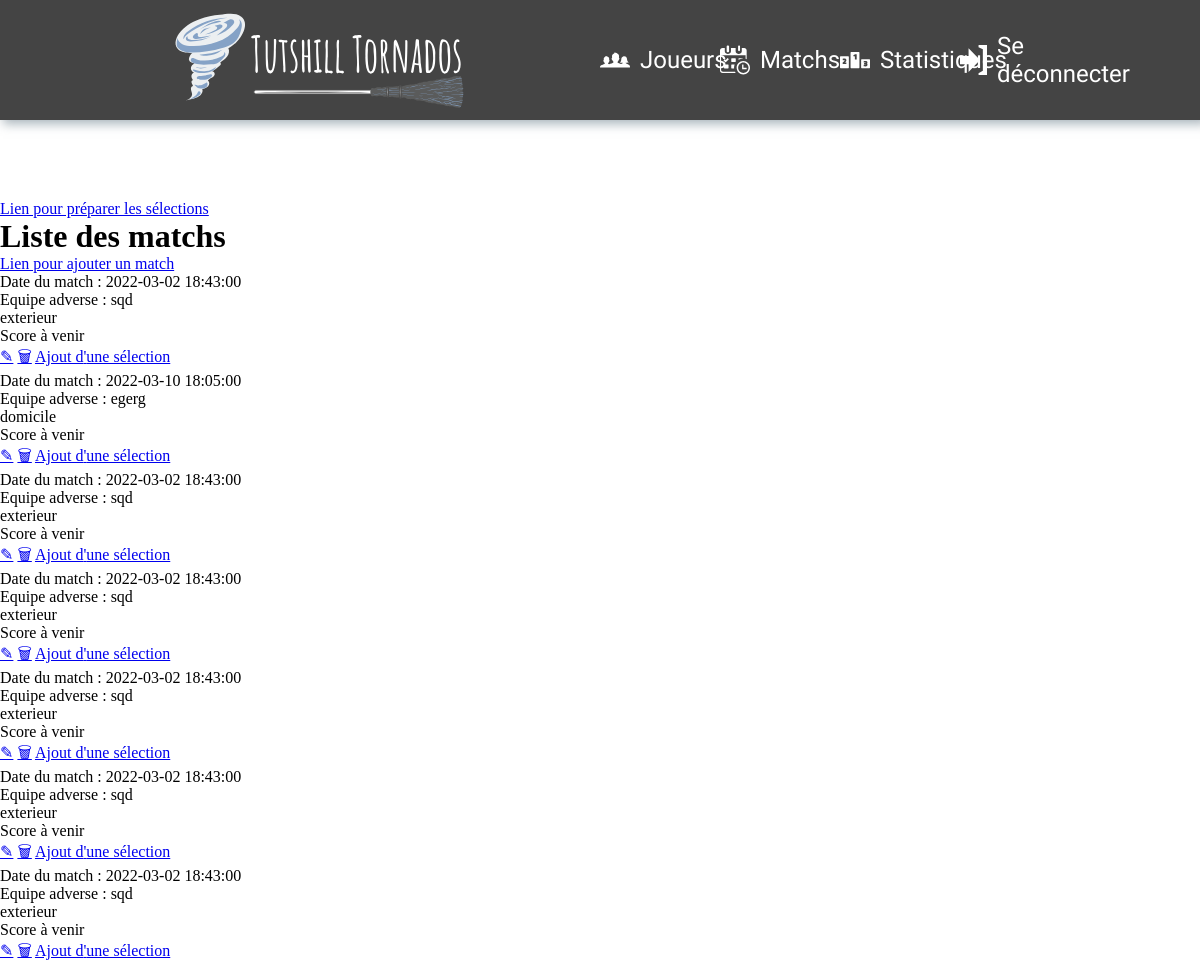
/html-php/match/matchs.php, run on an earlier commit of the app's database.
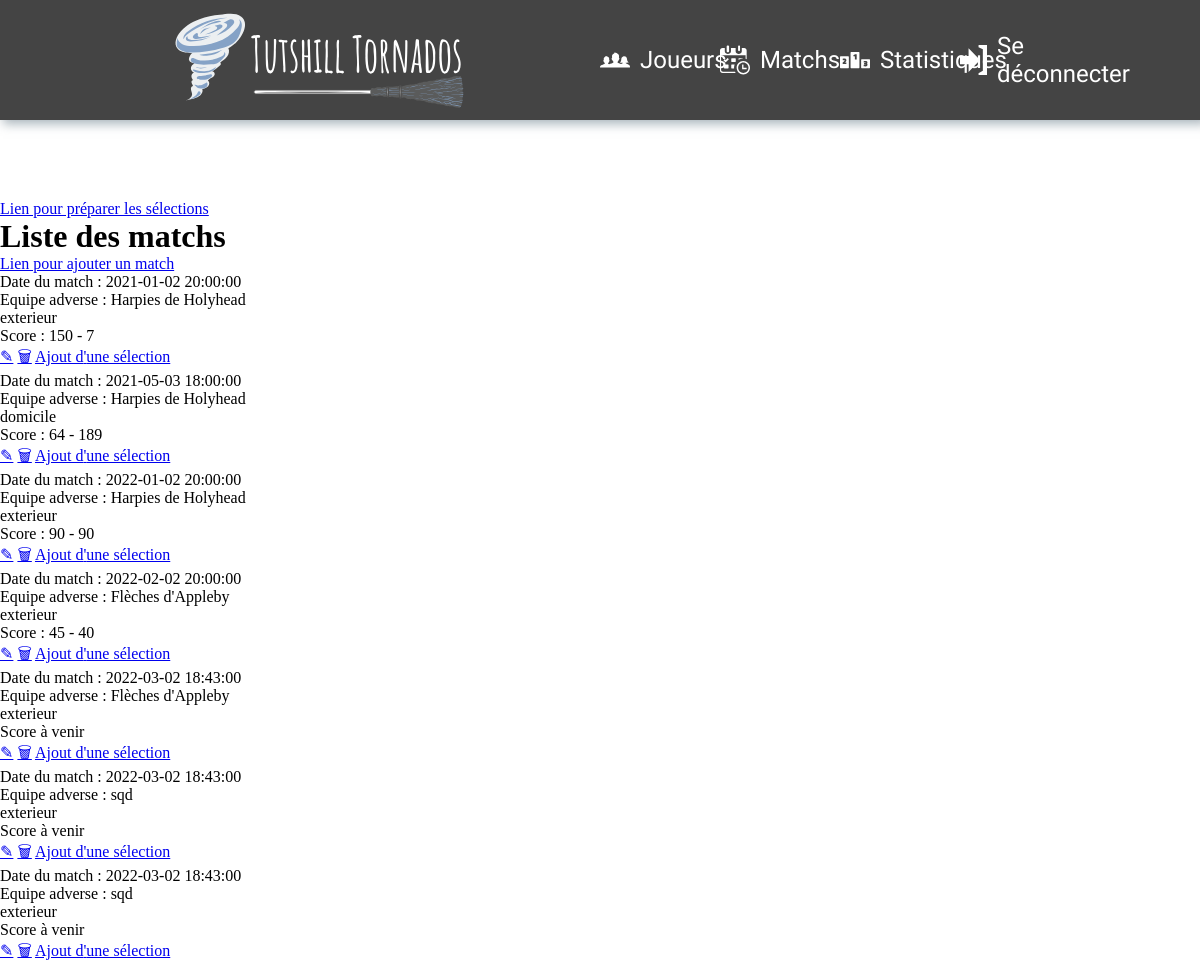
And on a later commit of the database.
### tables this page shows
CREATE TABLE IF NOT EXISTS `match_` (
  `Id_match_` int(11) NOT NULL AUTO_INCREMENT,
  `date_match` date DEFAULT NULL,
  `heure_match` time DEFAULT NULL,
  `equipe_adverse` varchar(50) DEFAULT NULL,
  `lieu` varchar(10) DEFAULT NULL,
  `score_equipe` int(11) DEFAULT NULL,
  `score_adverse` int(11) DEFAULT NULL,
  PRIMARY KEY (`Id_match_`)
);

### html-php/match/affichage_matchs.php (the view, shortened to what this page needs)
<?php
    foreach($resultat as $match){
        echo '
        <div id="ligne_grille">
        <div class="date">
            <p>Date du match : '.$match["date_match"].' '.$match["heure_match"].'</p>
        </div>
        <div class="equipe_adverse">
            <p>Equipe adverse : '.$match["equipe_adverse"].'</p>
        </div>
        <div class="lieu">
            <p>'.$match["lieu"].'</p>
        </div>';
        if (empty($match["score_equipe"]) || empty($match["score_adverse"])) {
            echo 'Score à venir';
        } else {
            echo
            '<div class="score_equipe">
                <p>Score : '.$match["score_equipe"].' - '.$match["score_adverse"].'</p>
            </div>';
        }
       echo '
        <div class="footer">
            <a href="./match_formulaire.php?v1='.$match["Id_match_"].'&v2='.$match["date_match"].'&v3='.$match["heure_match"].'&v4='.$match["lieu"].'&v5='.$match["score_equipe"].'&v6='.$match["score_adverse"].'&v7='.$match["equipe_adverse"].'
            ">✎</a>
            <a href="./matchs.php?idsupp='.$match["Id_match_"].'">🗑</a>
            <a href="../selections/selection_match.php?idmatch='.$match["Id_match_"].'">Ajout d\'une sélection</a>
        </div>
        ';
    }
?>

What changed in the data, as far as the page shows it:
changed match_ (number 1 of 7 on the later page): date_match "2022-03-02" → "2021-01-02"; heure_match "18:43:00" → "20:00:00"; equipe_adverse "sqd" → "Harpies de Holyhead"; score_equipe (not shown) → "150"; score_adverse (not shown) → "7"; score_equipe "Score à venir" → "Score : -"
changed match_ "domicile": date_match "2022-03-10" → "2021-05-03"; heure_match "18:05:00" → "18:00:00"; equipe_adverse "egerg" → "Harpies de Holyhead"; score_equipe (not shown) → "64"; score_adverse (not shown) → "189"; score_equipe "Score à venir" → "Score : -"
changed match_ (number 3 of 7 on the later page): date_match "2022-03-02" → "2022-01-02"; heure_match "18:43:00" → "20:00:00"; equipe_adverse "sqd" → "Harpies de Holyhead"; score_equipe (not shown) → "90"; score_adverse (not shown) → "90"; score_equipe "Score à venir" → "Score : -"
changed match_ (number 4 of 7 on the later page): date_match "2022-03-02" → "2022-02-02"; heure_match "18:43:00" → "20:00:00"; equipe_adverse "sqd" → "Flèches d'Appleby"; score_equipe (not shown) → "45"; score_adverse (not shown) → "40"; score_equipe "Score à venir" → "Score : -"
changed match_ (number 5 of 7 on the later page): equipe_adverse "sqd" → "Flèches d'Appleby"
